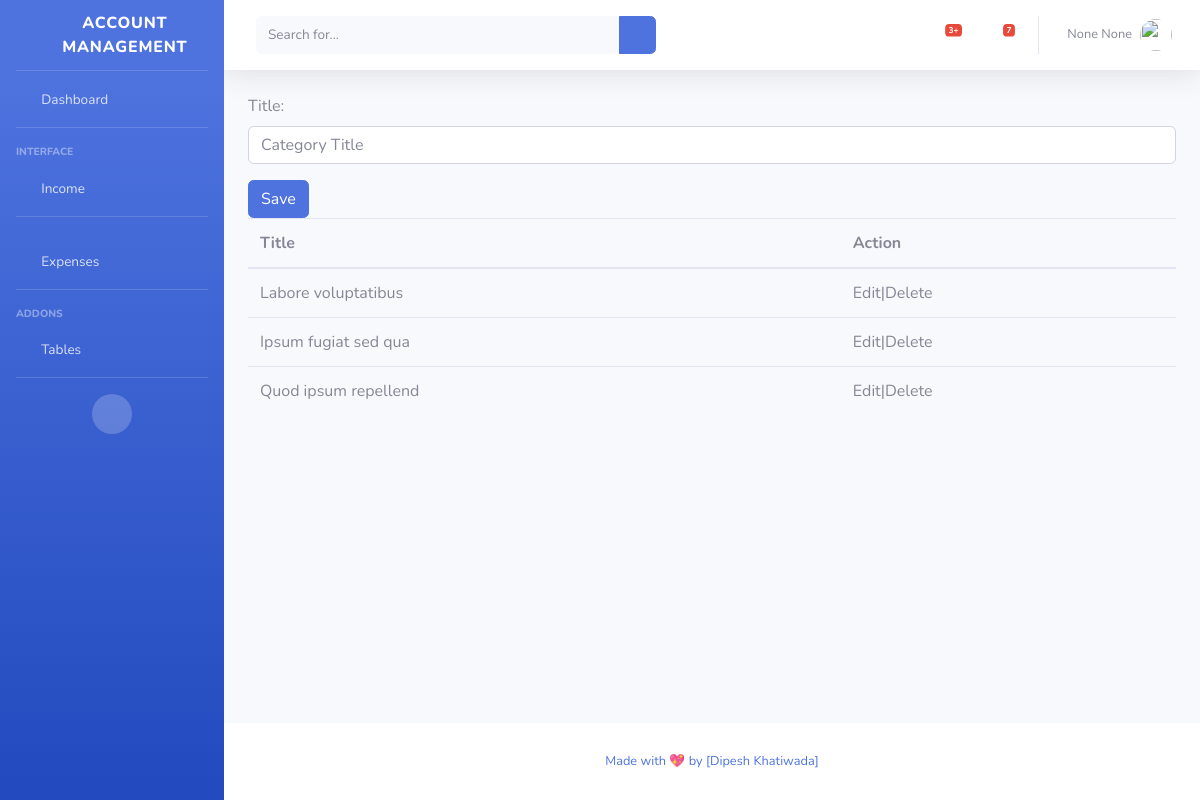
The app's page /income/category/ (signed in) with its own data.
### account/models.py (models this page shows, shortened)
class Account(AbstractBaseUser):
    email = models.EmailField(
        verbose_name="Enter your email",
        unique=True
    )
    contact_no = models.CharField(
        max_length=20,
        verbose_name="Contact Number",
        unique=True
    )
    first_name = models.CharField(
        max_length=100,
        verbose_name="First Name",
        null=True, blank=True,
    )
    last_name = models.CharField(
        max_length=100,
        verbose_name="last Name",
        null=True, blank=True,
    )
    is_active = models.BooleanField(default=True)
    is_admin = models.BooleanField(default=False)
    objects = AccountManager()
    USERNAME_FIELD = 'email'

### income/models.py (models this page shows, shortened)
class IncomeCategory(Category):
    objects = IncomeCategoryManager()
    class Meta:
        db_table = 'income_category'

### income/views.py (the view, shortened to what this page needs)
# urls.py: path('category/',IncomeCategoryView.as_view(),name='income_category'),
class IncomeCategoryView(LoginRequiredMixin, View):
    login_url = '/account/login'
    template_name = 'income_category.html'
    def get(self, request):
        context = {
            'form': IncomeCateogyForm(),
            'categories': IncomeCategory.objects.filter(user_id=request.user.id)
        }
        return render(request, self.template_name, context)

### income/forms.py
class IncomeCateogyForm(forms.ModelForm):
    title = forms.CharField(widget=forms.TextInput(attrs={'class': 'form-control', 'placeholder': 'Category Title'}))
    class Meta:
        model = IncomeCategory
        fields = ['title', ]

### templates/income_category.html (shortened to what this page needs)
{% extends 'base/base.html' %}
 {% block 'sidebar' %}
  {% include 'component/sidebar.html' %}
 {% endblock %}
 {% block 'navbar' %}
  {% include 'component/nav.html' %}
 {% endblock %}
 {% block 'footer' %}
{% include 'component/footer.html' %}
 {% endblock %}
{% block 'body' %}
 <form method="post">
      {{form.as_p}}
      <button type="submit" class="btn btn-primary">Save</button>
  </form>
<table class="table">
    <thead>
        <tr>
            <th>Title</th>
            <th>Action</th>
        </tr>
    </thead>
    <tbody>
    {% for category in categories %}
        <tr>
            <td>{{category.title}}</td>
            <td>Edit|Delete</td>
        </tr>
    {% endfor %}
    </tbody>
</table>
{% endblock %}

### templates/component/nav.html (shortened to what this page needs)
<nav class="navbar navbar-expand navbar-light bg-white topbar mb-4 static-top shadow">
  <form class="d-none d-sm-inline-block form-inline mr-auto ml-md-3 my-2 my-md-0 mw-100 navbar-search">
    <div class="input-group">
      <input type="text" class="form-control bg-light border-0 small" placeholder="Search for..." aria-label="Search" aria-describedby="basic-addon2">
      <div class="input-group-append">
        <button class="btn btn-primary" type="button">
          <i class="fas fa-search fa-sm"></i>
        </button>
      </div>
    </div>
  </form>
  <ul class="navbar-nav ml-auto">
    <li class="nav-item dropdown no-arrow mx-1">
      <a class="nav-link dropdown-toggle" href="#" id="alertsDropdown" role="button" data-toggle="dropdown" aria-haspopup="true" aria-expanded="false">
        <i class="fas fa-bell fa-fw"></i>
        <span class="badge badge-danger badge-counter">3+</span>
      </a>
    </li>
    <li class="nav-item dropdown no-arrow mx-1">
      <a class="nav-link dropdown-toggle" href="#" id="messagesDropdown" role="button" data-toggle="dropdown" aria-haspopup="true" aria-expanded="false">
        <i class="fas fa-envelope fa-fw"></i>
        <span class="badge badge-danger badge-counter">7</span>
      </a>
    </li>
    <li class="nav-item dropdown no-arrow">
      <a class="nav-link dropdown-toggle" href="#" id="userDropdown" role="button" data-toggle="dropdown" aria-haspopup="true" aria-expanded="false">
        <span class="mr-2 d-none d-lg-inline text-gray-600 small">{{request.user.first_name}} {{request.user.last_name}}</span>
        <img class="img-profile rounded-circle" src="https://source.unsplash.com/QAB-WJcbgJk/60x60">
      </a>
    </li>
  </ul>
</nav>

### records on screen
Account: user.first_name "None", user.last_name "None"
IncomeCategory: title "Labore voluptatibus"
IncomeCategory: title "Ipsum fugiat sed qua"
IncomeCategory: title "Quod ipsum repellend"
